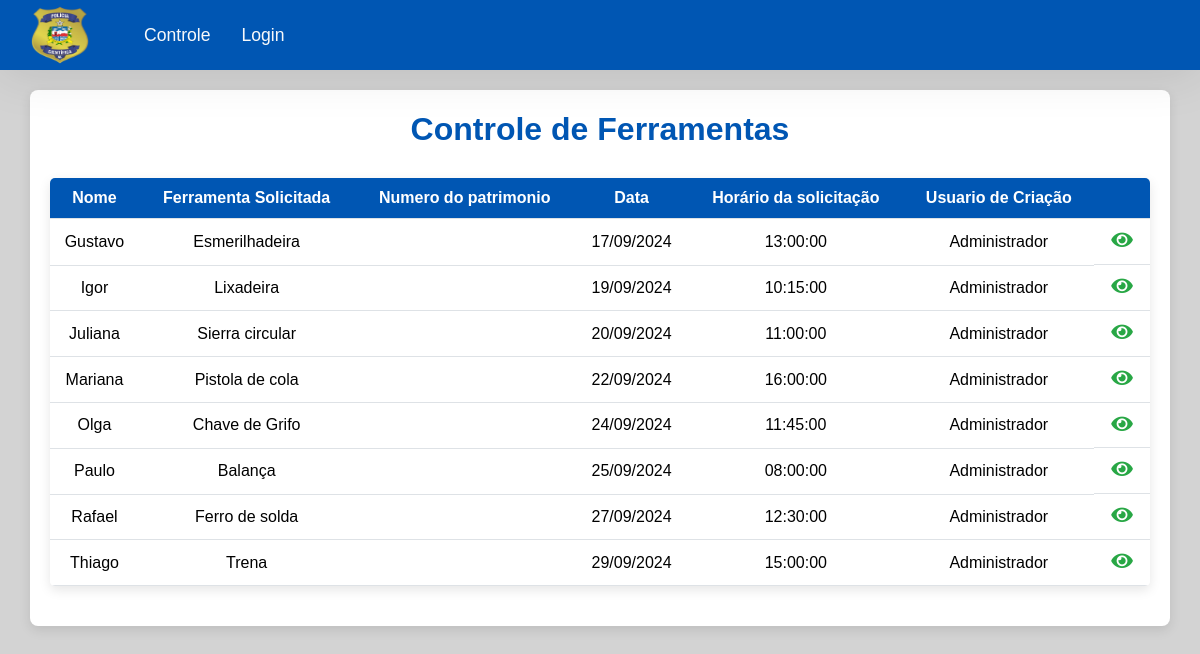
The page / on the database its author committed.
### tables this page shows
CREATE TABLE `stocks` (
  `id` int(10) UNSIGNED NOT NULL,
  `name` varchar(150) NOT NULL,
  `tool` varchar(20) NOT NULL,
  `observation` text DEFAULT NULL,
  `date_retirada` date NOT NULL,
  `time_retirada` time NOT NULL,
  `date_devolucao` date DEFAULT NULL,
  `time_devolucao` time DEFAULT NULL,
  `devolvido` tinyint(1) NOT NULL DEFAULT 0,
  `apagado` tinyint(1) NOT NULL DEFAULT 0,
  `patrimonio` int(11) DEFAULT NULL,
  `usuario_id_criacao` bigint(20) UNSIGNED NOT NULL,
  `usuario_id_devolucao` bigint(20) UNSIGNED DEFAULT NULL
);

CREATE TABLE `usuarios` (
  `id` bigint(20) UNSIGNED NOT NULL,
  `nome` varchar(70) NOT NULL,
  `email` varchar(100) NOT NULL,
  `senha` varchar(255) NOT NULL,
  `is_admin` tinyint(1) NOT NULL,
  `apagado` tinyint(1) NOT NULL
);

### config/process.php (called while the page is built, shortened)
<?php
  include_once("connection.php");
$data = $_POST;
if (!empty($data)) {
  if ($data["type"] === "create") {
    $name = $data["name"];
    $tool = $data["tool"];
    $patrimonio = $data["patrimonio"];
    $observation = $data["observation"];
    $date_retirada = $data["date_retirada"];
    $time_retirada = $data["time_retirada"];
      $query = "INSERT INTO stocks (name, tool, patrimonio, observation, date_retirada, time_retirada, usuario_id_criacao) VALUES (:name, :tool,:patrimonio, :observation, :date_retirada, :time_retirada, :usuario_id_criacao)";
      $stmt = $conn->prepare($query);
      $stmt->bindParam(":name", $name);
      $stmt->bindParam(":patrimonio", $patrimonio);
      $stmt->bindParam(":tool", $tool);
      $stmt->bindParam(":observation", $observation);
      $stmt->bindParam(param: ":date_retirada", var: $date_retirada);
      $stmt->bindParam(param: ":time_retirada", var: $time_retirada);
      $stmt->bindParam(param: ":usuario_id_criacao", var: $_SESSION['user_id']);
    try {
      $stmt->execute();
      $_SESSION["msg"] = "Solicitação concluída com sucesso com sucesso!";
    } catch (PDOException $e) {
      $error = $e->getMessage();
      echo "Erro: $error";
    }
  } else if ($data["type"] === "edit") {
    $name = $data["name"];
    $tool = $data["tool"];
    $patrimonio = $data["patrimonio"];
    $observation = $data["observation"];
    $id = $data["id"];
    $query = "UPDATE stocks
                SET name = :name, tool = :tool, patrimonio=:patrimonio, observation = :observation
                WHERE id = :id";
    $stmt = $conn->prepare($query);
    $stmt->bindParam(":name", $name);
    $stmt->bindParam(":tool", $tool);
    $stmt->bindParam(":patrimonio", $patrimonio);
    $stmt->bindParam(":observation", $observation);
    $stmt->bindParam(":id", $id);
    try {
      $stmt->execute();
      $_SESSION["msg"] = "solicitação concluída com sucesso";
    } catch (PDOException $e) {
      $error = $e->getMessage();
      echo "Erro: $error";
    }
  } else if ($data["type"] === "delete") {
      $query = "UPDATE stocks
        SET devolvido = 1,
          date_devolucao = CURRENT_DATE,
          time_devolucao = CURRENT_TIME,
          usuario_id_devolucao = :usuario_id_devolucao
        WHERE id = :id";
    $id = $data["id"];
    $stmt = $conn->prepare($query);
      $stmt->bindParam(":id", $id);
      $stmt->bindParam(param: ":usuario_id_devolucao", var: $_SESSION['user_id']);
    try {
      $stmt->execute();
      $_SESSION["msg"] = "Devolução concluida com sucesso!";
    } catch (PDOException $e) {
      $error = $e->getMessage();
      echo "Erro: $error";
    }
  } else if ($data["type"] === "login") {
    $email = $data["email"];
    $senha = $data["senha"];
    $query = "SELECT id, nome, email, senha, is_admin FROM usuarios WHERE email = '$email'";
    $cliente_login = $conn->prepare($query);
    try {
      $cliente_login->execute();
      $cliente_login = $cliente_login->fetch(PDO::FETCH_ASSOC);
    } catch (PDOException $e) {
      $error = $e->getMessage();
      echo "Erro: $error";
    }
    if (!empty($cliente_login)) {
      if (password_verify($senha, $cliente_login['senha'])) {
        $token_sessao = bin2hex(random_bytes(32));
                $tempo_validade_token = 3600;
                $data_expiracao = date('Y-m-d H:i:s', time() + $tempo_validade_token);
                $sql = "INSERT INTO sessoes (id, usuario_id, token, data_criacao, data_expiracao) VALUES (NULL, '$cliente_login[id]','$token_sessao', NOW(), '$data_expiracao')";
                $registrar_token = $conn->prepare($sql);
                $registrar_token->execute();
                setcookie('token_sessao',$token_sessao, time() + $tempo_validade_token,  '/');
                $_SESSION['user_id'] = $cliente_login['id'];
                $_SESSION['user_name'] = $cliente_login['nome'];
                $_SESSION['is_admin'] = $cliente_login['is_admin'];
            } else {
                $_SESSION["msg"] = "Senha não confere";
              }
        } else {
            $_SESSION["msg"] = "Usuário não encontrado";
        }
  } else if ($data["type"] === "cadastrar-usuario") {
    $name = $data["nome"];
    $email = $data["email"];
    $senha = $data["senha"];
    $confirma_senha = $data["confirma-senha"];
    if ($senha != $confirma_senha) {
      $_SESSION['msg'] = "As senhas não são iguais";
    } else {
      $query = "SELECT id FROM usuarios WHERE email = :email";
      $busca_usuario = $conn->prepare($query);
      $busca_usuario->bindParam(":email", $email);
      try {
        $busca_usuario->execute();
        $busca_usuario = $busca_usuario->fetch(PDO::FETCH_ASSOC);
      } catch (PDOException $e) {
        $error = $e->getMessage();
        echo "Erro: $error";
      }
      if (empty($busca_usuario)) {
        $senha = password_hash($senha, PASSWORD_DEFAULT);
        $query = "INSERT INTO usuarios (id, nome, email, senha, is_admin, apagado) VALUES (NULL, :nome, :email, :senha, 0, 0)";
        $stmt = $conn->prepare($query);
        $stmt->bindParam(":nome", $name);
        $stmt->bindParam(":email", $email);
        $stmt->bindParam(":senha", $senha);
        try {
          $stmt->execute();
          $_SESSION["msg"] = "Usuário Cadastrado com sucesso";
        } catch (PDOException $e) {
          $error = $e->getMessage();
          echo "Erro: $error";
        }
      } else {
        $_SESSION["msg"] = "E-mail já cadastrado";
      }
    }
  } else if ($data["type"] === "alterar-senha") {
    $user_id = $_SESSION['user_id'];
    $senha_atual = $data["senha-atual"];
    $nova_senha = $data["nova-senha"];
    $confirma_senha = $data["confirma-senha"];
    $query = "SELECT id, senha FROM usuarios WHERE id = $user_id";
    $cliente_altera_senha = $conn->prepare($query);
    try {
      $cliente_altera_senha->execute();
      $cliente_altera_senha = $cliente_altera_senha->fetch(PDO::FETCH_ASSOC);
    } catch (PDOException $e) {
      $error = $e->getMessage();
      echo "Erro: $error";
    }
    if (!empty($cliente_altera_senha)) {
      if (password_verify($senha_atual, $cliente_altera_senha['senha'])) {
        if ($nova_senha == $confirma_senha) {
          $nova_senha = password_hash($nova_senha, PASSWORD_DEFAULT);
          $query = "UPDATE usuarios SET senha = :nova_senha WHERE id = $user_id";
          $stmt = $conn->prepare($query);
          $stmt->bindParam(":nova_senha", $nova_senha);
          try {
            $stmt->execute();
            $_SESSION['msg'] = "Senha alterada com sucesso";
          } catch (PDOException $e) {
            $error = $e->getMessage();
            echo "Erro: $error";
          }
        } else {
          $_SESSION['msg'] = "A nova senha informada foi digitada diferente";
        }
      } else {
        $_SESSION["msg"] = "Senha não confere";
      ?>
        <div class="alert alert-danger col-7 mx-auto" role="alert">
          Usuário ou senha incorretos
        </div>
      <?php }
    } else {
      $_SESSION["msg"] = "Usuário não encontrado";
      ?>
      <div class="alert alert-danger col-7 mx-auto" role="alert">
        Usuário ou senha incorretos
      </div>
    <?php
    }
  } else if ($data["type"] === "reset-senha") {
    $email_reset = $data['email-reset'];
    $nova_senha = $data["nova-senha"];
    $confirma_senha = $data["confirma-senha"];
    $query = "SELECT id, senha FROM usuarios WHERE email = '$email_reset'";
    $cliente_reset_senha = $conn->prepare($query);
    try {
      $cliente_reset_senha->execute();
      $cliente_reset_senha = $cliente_reset_senha->fetch(PDO::FETCH_ASSOC);
    } catch (PDOException $e) {
      $error = $e->getMessage();
      echo "Erro: $error";
    }
    if (!empty($cliente_reset_senha)) {
      if ($nova_senha == $confirma_senha) {
        $nova_senha = password_hash($nova_senha, PASSWORD_DEFAULT);
        $query = "UPDATE usuarios SET senha = :nova_senha WHERE id = :cliente_reset_id";
        $stmt = $conn->prepare($query);
        $stmt->bindParam(":nova_senha", $nova_senha);
        $stmt->bindParam(":cliente_reset_id", $cliente_reset_senha['id']);
        try {
          $stmt->execute();
          $_SESSION['msg'] = "Senha alterada com sucesso";
        } catch (PDOException $e) {
          $error = $e->getMessage();
          echo "Erro: $error";
        }
      } else {
        $_SESSION['msg'] = "A nova senha informada foi digitada diferente";
      }
    } else {
      $_SESSION["msg"] = "Usuário não encontrado";
    ?>
      <div class="alert alert-danger col-7 mx-auto" role="alert">
        Usuário ou senha incorretos
      </div>
<?php
    }
  }
    header("Location: /index.php");
}
else {
  if(!empty($id)){
  $id;
  if (!empty($_GET)) {
    $id = $_GET["id"];
  }
  if (!empty($id)) {
      $query = "SELECT s.*, u.nome
      FROM stocks s
      JOIN usuarios u ON s.usuario_id_criacao = u.id
      WHERE s.id = :id";
    $stmt = $conn->prepare($query);
    $stmt->bindParam(":id", $id);
    $stmt->execute();
    $stock = $stmt->fetch();
  }
  } else {
      $query = "SELECT s.*, u.nome AS nome_usuario
      FROM stocks s
      LEFT JOIN usuarios u ON s.usuario_id_criacao = u.id
      WHERE s.devolvido = 0;";
    $stmt = $conn->prepare($query);
    $stmt->execute();
    $stock = $stmt->fetchAll();
  }
}

### index.php (the view, shortened to what this page needs)
<?php
  include_once("templates/header.php");
?>
  <div class="container">
    <h1 id="main-title">Controle de Ferramentas</h1>
    <?php if(count($stock) > 0): ?>
      <table class="table" id="stock-table">
        <thead>
          <tr>
            <th scope="col">Nome</th>
            <th scope="col">Ferramenta Solicitada</th>
            <th scope="col">Numero do patrimonio</th>
            <th scope="col">Data</th>
            <th scope="col">Horário da solicitação</th>
            <th scope="col">Usuario de Criação</th>
            <th scope="col"></th>
          </tr>
        </thead>
        <tbody>
          <?php foreach($stock as $stocks): ?>
            <tr>
              <td scope="row"><?= $stocks["name"] ?></td>
              <td scope="row"><?= $stocks["tool"] ?></td>
              <td scope="row"><?= $stocks["patrimonio"] ?></td>
              <td scope="row"><?= $stocks["date_retirada"]?></td>
              <td scope="row"><?= $stocks["time_retirada"]?></td>
              <td scope="row"><?= $stocks["nome_usuario"]?></td>
              <td class="actions">
                <a href="show.php?id=<?= $stocks["id"] ?>"><i class="fas fa-eye check-icon"></i></a>
              </td>
            </tr>
          <?php endforeach; ?>
        </tbody>
      </table>
    <?php else: ?>
      <p id="empty-list-text">Ainda não há nenhuma solicitação <a href="create.php">clique aqui para adicionar</a>.</p>
    <?php endif; ?>
  </div>
<?php
  include_once("templates/footer.php");
?>

### templates/header.php (shortened to what this page needs)
<?php
  include_once("config/process.php");
?>
<!DOCTYPE html>
<html lang="en">
<head>
  <link href="https://cdn.jsdelivr.net/npm/bootstrap@5.3.3/dist/css/bootstrap.min.css" rel="stylesheet">
  <link rel="stylesheet" href="https://cdn.jsdelivr.net/npm/bootstrap-icons@1.5.0/font/bootstrap-icons.css">
  <link rel="stylesheet" href="https://cdnjs.cloudflare.com/ajax/libs/font-awesome/5.15.1/css/all.min.css" />
  <link rel="stylesheet" href="css/styles.css">
</head>
<body>
  <header>
    <nav class="navbar navbar-expand-lg">
      <a class="navbar-brand" href="index.php">
        <img src="img/logo.png" alt="Agenda" >
      </a>
      <div>
        <div class="navbar-nav">
          <a class="nav-link active" id="home-link" href="index.php">Controle</a>
          <?php if (!isset($_COOKIE['token_sessao'])) { ?>
              <li class="nav-item col-sm-auto">
                  <a class="nav-link navbar-content" aria-current="page" href="login.php">Login</a>
              </li>
          <?php } ?>
        </div>
      </div>
    </nav>
  </header>

### css/styles.css (style rules this page uses)
:root { --cor-de-fundo: lightgray; --cor-secundaria: #A67B5B; --cor-terciaria: #0056b3; --cor-da-fonte: #000000; --cor-border: #0056b3; --cor-btn-bg: #149c32; --cor-btn-bg-hover: #0f6e23; --cor-btn-border: transparent; --cor-btn-fonte: #ffffff; }
body { background-color: var(--cor-de-fundo); font-family: 'Arial', sans-serif; color: var(--cor-da-fonte); }
.container { margin-top: 20px; background-color: #fff; padding: 20px; border-radius: 8px; box-shadow: 0 4px 12px rgba(0, 0, 0, 0.1); }
#main-title { text-align: center; color: var(--cor-terciaria); margin-bottom: 30px; font-size: 2rem; font-weight: bold; }
.table { background-color: #fff; border-radius: 5px; overflow: hidden; box-shadow: 0 4px 12px rgba(0, 0, 0, 0.1); margin-bottom: 20px; }
.table th { background-color: var(--cor-terciaria); color: #fff; text-align: center; }
.table td { text-align: center; vertical-align: middle; }
.actions { display: flex; justify-content: center; align-items: center; }
.actions a, .actions button { margin: 0 5px; font-size: 1.2rem; color: var(--cor-terciaria); }
.actions .check-icon, .actions .icon-green { color: #28a745; }
.navbar { background-color: var(--cor-terciaria); box-shadow: 0 4px 50px rgba(0, 0, 0, 0.1); height: 70px; }
.navbar-brand img { width: 60px; height: 60px; margin: 0 30px; }
.nav-link { color: #f8f9fa !important; font-size: 1.1rem; margin-right: 15px; }

### rows shown on the page
stocks: name "Gustavo", tool "Esmerilhadeira", time_retirada "13:00:00", usuario_id_criacao.nome "Administrador"
stocks: name "Igor", tool "Lixadeira", time_retirada "10:15:00", usuario_id_criacao.nome "Administrador"
stocks: name "Juliana", tool "Sierra circular", time_retirada "11:00:00", usuario_id_criacao.nome "Administrador"
stocks: name "Mariana", tool "Pistola de cola", time_retirada "16:00:00", usuario_id_criacao.nome "Administrador"
stocks: name "Olga", tool "Chave de Grifo", time_retirada "11:45:00", usuario_id_criacao.nome "Administrador"
stocks: name "Paulo", tool "Balança", time_retirada "08:00:00", usuario_id_criacao.nome "Administrador"
stocks: name "Rafael", tool "Ferro de solda", time_retirada "12:30:00", usuario_id_criacao.nome "Administrador"
stocks: name "Thiago", tool "Trena", time_retirada "15:00:00", usuario_id_criacao.nome "Administrador"
